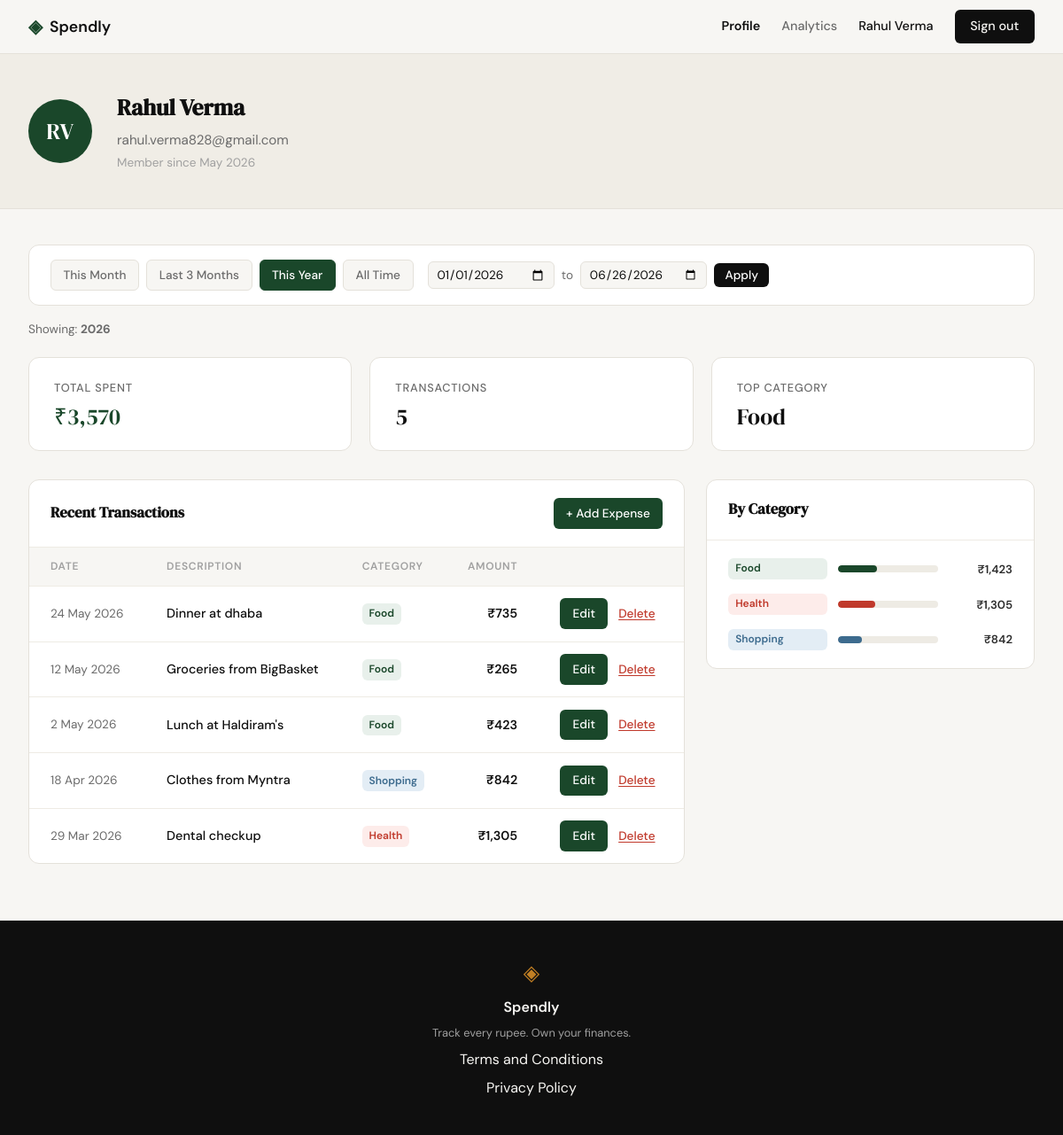
/profile?period=this_year (signed in), run on the app's committed database.
### tables this page shows
CREATE TABLE users (
            id            INTEGER PRIMARY KEY AUTOINCREMENT,
            name          TEXT    NOT NULL,
            email         TEXT    NOT NULL UNIQUE,
            password_hash TEXT    NOT NULL,
            created_at    TEXT    DEFAULT (datetime('now'))
        );

CREATE TABLE expenses (
            id          INTEGER PRIMARY KEY AUTOINCREMENT,
            user_id     INTEGER NOT NULL REFERENCES users(id),
            amount      REAL    NOT NULL,
            category    TEXT    NOT NULL,
            date        TEXT    NOT NULL,
            description TEXT,
            created_at  TEXT    DEFAULT (datetime('now'))
        );

### app.py (the view)
@app.route("/profile")
def profile():
    if not session.get("user_id"):
        return redirect(url_for("login"))
    user_data = get_user_by_id(session["user_id"])
    if not user_data:
        session.clear()
        return redirect(url_for("login"))
    name = user_data["name"]
    initials = "".join(w[0] for w in name.split()[:2]).upper()
    user = {
        "name": name,
        "initials": initials,
        "email": user_data["email"],
        "member_since": user_data["member_since"],
    }
    today = date.today()
    date_from_raw = request.args.get("from", "").strip()
    date_to_raw   = request.args.get("to", "").strip()
    period        = request.args.get("period", "all")
    date_from = date_to = None
    active_period = "all"
    period_label = "All time"
    if date_from_raw and date_to_raw:
        try:
            d_from = date.fromisoformat(date_from_raw)
            d_to   = date.fromisoformat(date_to_raw)
            if d_from > d_to:
                d_from, d_to = d_to, d_from
            date_from, date_to = d_from.isoformat(), d_to.isoformat()
            active_period = "custom"
            period_label = (
                f"{d_from.strftime('%-d %b %Y')} – {d_to.strftime('%-d %b %Y')}"
            )
        except ValueError:
            pass
    elif period == "this_month":
        date_from = today.replace(day=1).isoformat()
        date_to   = today.isoformat()
        active_period = "this_month"
        period_label  = today.strftime("%B %Y")
    elif period == "last_3_months":
        date_from = (today - timedelta(days=90)).isoformat()
        date_to   = today.isoformat()
        active_period = "last_3_months"
        period_label  = "Last 3 months"
    elif period == "this_year":
        date_from = today.replace(month=1, day=1).isoformat()
        date_to   = today.isoformat()
        active_period = "this_year"
        period_label  = str(today.year)
    stats        = get_summary_stats(session["user_id"], date_from, date_to)
    transactions = get_recent_transactions(session["user_id"], date_from=date_from, date_to=date_to)
    categories   = get_category_breakdown(session["user_id"], date_from, date_to)
    return render_template(
        "profile.html",
        user=user,
        stats=stats,
        transactions=transactions,
        categories=categories,
        active_period=active_period,
        date_from=date_from,
        date_to=date_to,
        period_label=period_label,
    )

### database/db.py (called while the page is built)
def get_db():
    conn = sqlite3.connect(DB_PATH)
    conn.row_factory = sqlite3.Row
    conn.execute("PRAGMA foreign_keys = ON")
    return conn

### database/queries.py (called while the page is built)
def _date_clause(date_from, date_to):
    if date_from and date_to:
        return " AND date BETWEEN ? AND ?", (date_from, date_to)
    return "", ()

def get_user_by_id(user_id):
    conn = get_db()
    row = conn.execute(
        "SELECT name, email, created_at FROM users WHERE id = ?", (user_id,)
    ).fetchone()
    conn.close()
    if not row:
        return None
    member_since = datetime.strptime(row["created_at"][:10], "%Y-%m-%d").strftime("%B %Y")
    return {"name": row["name"], "email": row["email"], "member_since": member_since}

def get_summary_stats(user_id, date_from=None, date_to=None):
    conn = get_db()
    date_clause, date_params = _date_clause(date_from, date_to)
    row = conn.execute(
        "SELECT COALESCE(SUM(amount), 0) as total, COUNT(*) as count "
        "FROM expenses WHERE user_id = ?" + date_clause,
        (user_id,) + date_params
    ).fetchone()
    top = conn.execute(
        "SELECT category, SUM(amount) as cat_total FROM expenses "
        "WHERE user_id = ?" + date_clause + " GROUP BY category ORDER BY cat_total DESC LIMIT 1",
        (user_id,) + date_params
    ).fetchone()
    conn.close()
    return {
        "total_spent": f"₹{row['total']:,.0f}",
        "transaction_count": row["count"],
        "top_category": top["category"] if top else "—",
    }

def get_recent_transactions(user_id, limit=10, date_from=None, date_to=None):
    conn = get_db()
    date_clause, date_params = _date_clause(date_from, date_to)
    rows = conn.execute(
        "SELECT id, date, description, category, amount FROM expenses "
        "WHERE user_id = ?" + date_clause + " ORDER BY date DESC LIMIT ?",
        (user_id,) + date_params + (limit,)
    ).fetchall()
    conn.close()
    return [
        {
            "id": r["id"],
            "date": datetime.strptime(r["date"], "%Y-%m-%d").strftime("%-d %b %Y"),
            "description": r["description"] or "",
            "category": r["category"],
            "amount": f"₹{r['amount']:,.0f}",
        }
        for r in rows
    ]

### templates/profile.html (shortened to what this page needs)
{% extends "base.html" %}
{% block content %}
<div class="profile-page">
  <div class="profile-hero">
    <div class="profile-hero-inner">
      <div class="avatar">{{ user.initials }}</div>
      <div class="user-details">
        <h1>{{ user.name }}</h1>
        <p class="user-email">{{ user.email }}</p>
        <p class="user-since">Member since {{ user.member_since }}</p>
      </div>
    </div>
  </div>
  <div class="profile-inner">
    <div class="filter-bar">
      <div class="filter-presets">
        <a href="{{ url_for('profile') }}?period=this_month"
           class="filter-btn{% if active_period == 'this_month' %} active{% endif %}">This Month</a>
        <a href="{{ url_for('profile') }}?period=last_3_months"
           class="filter-btn{% if active_period == 'last_3_months' %} active{% endif %}">Last 3 Months</a>
        <a href="{{ url_for('profile') }}?period=this_year"
           class="filter-btn{% if active_period == 'this_year' %} active{% endif %}">This Year</a>
        <a href="{{ url_for('profile') }}?period=all"
           class="filter-btn{% if active_period == 'all' %} active{% endif %}">All Time</a>
      </div>
      <form class="filter-custom" method="get" action="{{ url_for('profile') }}">
        <input type="date" name="from" value="{{ date_from or '' }}">
        <span class="filter-separator">to</span>
        <input type="date" name="to" value="{{ date_to or '' }}">
        <button type="submit">Apply</button>
      </form>
    </div>
    <p class="period-label">Showing: <strong>{{ period_label }}</strong></p>
    <div class="stats-grid">
      <div class="stat-card">
        <p class="stat-label">Total Spent</p>
        <p class="stat-value accent">{{ stats.total_spent }}</p>
      </div>
      <div class="stat-card">
        <p class="stat-label">Transactions</p>
        <p class="stat-value">{{ stats.transaction_count }}</p>
      </div>
      <div class="stat-card">
        <p class="stat-label">Top Category</p>
        <p class="stat-value">{{ stats.top_category }}</p>
      </div>
    </div>
    <div class="profile-lower">
      <div class="section-card">
        <div class="section-card-header">
          <h2>Recent Transactions</h2>
          <a href="{{ url_for('add_expense') }}" class="btn-primary-sm">+ Add Expense</a>
        </div>
        <table class="tx-table">
          <thead>
            <tr>
              <th>Date</th>
              <th>Description</th>
              <th>Category</th>
              <th class="right">Amount</th>
              <th></th>
            </tr>
          </thead>
          <tbody>
            {% for t in transactions %}
            <tr>
              <td class="tx-date">{{ t.date }}</td>
              <td class="tx-desc">{{ t.description }}</td>
              <td><span class="badge badge-{{ t.category | lower }}">{{ t.category }}</span></td>
              <td class="tx-amount right">{{ t.amount }}</td>
              <td class="tx-actions">
                <a href="{{ url_for('edit_expense', id=t.id) }}" class="btn-primary-sm">Edit</a>
                <form method="POST" action="{{ url_for('delete_expense_route', id=t.id) }}"
                      class="inline-form delete-form">
                  <button type="submit" class="btn-danger-sm">Delete</button>
                </form>
              </td>
            </tr>
            {% endfor %}
          </tbody>
        </table>
      </div>
      <div class="section-card">
        <div class="section-card-header">
          <h2>By Category</h2>
        </div>
        <div class="categories-body">
          {% for cat in categories %}
          <div class="category-row">
            <span class="badge badge-{{ cat.name | lower }}">{{ cat.name }}</span>
            <div class="progress-track">
              <div class="progress-bar bar-{{ cat.name | lower }}" style="--bar-pct: {{ cat.pct }}%"></div>
            </div>
            <span class="cat-amount">{{ cat.amount }}</span>
          </div>
          {% endfor %}
        </div>
      </div>
    </div>
  </div>
</div>
{% endblock %}

### templates/base.html (shortened to what this page needs)
<!DOCTYPE html>
<html lang="en">
<head>
    <link rel="stylesheet" href="{{ url_for('static', filename='css/style.css') }}">
</head>
<body>
    <nav class="navbar">
        <div class="nav-inner">
            <a href="{{ url_for('landing') }}" class="nav-brand">
                <span class="brand-icon">◈</span>
                <span class="brand-name">Spendly</span>
            </a>
            <div class="nav-links">
                {% if session.get("user_id") %}
                    <a href="{{ url_for('profile') }}"
                       class="{% if request.endpoint == 'profile' %}nav-active{% endif %}">Profile</a>
                    <a href="{{ url_for('analytics') }}"
                       class="{% if request.endpoint == 'analytics' %}nav-active{% endif %}">Analytics</a>
                    <span class="nav-user">{{ session["user_name"] }}</span>
                    <a href="{{ url_for('logout') }}" class="nav-cta">Sign out</a>
                {% else %}
                    <a href="{{ url_for('login') }}">Sign in</a>
                    <a href="{{ url_for('register') }}" class="nav-cta">Get started</a>
                {% endif %}
            </div>
        </div>
    </nav>
    <main class="main-content">
        {% block content %}{% endblock %}
    </main>
    <footer class="footer">
        <div class="footer-inner">
            <span class="brand-icon">◈</span>
            <span class="footer-name">Spendly</span>
            <p class="footer-copy">Track every rupee. Own your finances.</p>
            <a href="/terms">Terms and Conditions</a>
            <a href="/privacy">Privacy Policy</a>
        </div>
    </footer>
</body>
</html>

### static/css/style.css (style rules this page uses)
:root { --ink: #0f0f0f; --ink-soft: #2d2d2d; --ink-muted: #6b6b6b; --ink-faint: #a0a0a0; --paper: #f7f6f3; --paper-warm: #f0ede6; --paper-card: #ffffff; --accent: #1a472a; --accent-light: #e8f0eb; --accent-2: #c17f24; --accent-2-light: #fdf3e3; --danger: #c0392b; --danger-light: #fdecea; --border: #e4e1da; --border-soft: #eeebe4; --color-shopping: #3d6b8e; --color-shopping-light: #e3edf5; --color-transport: #6b5b95; --color-transport-light: #ede8f5; --font-display: 'DM Serif Display', Georgia, serif; --font-body: 'DM Sans', system-ui, sans-serif; --max-width: 1200px; --auth-width: 440px; --radius-sm: 6px; --radius-md: 12px; --radius-lg: 20px; }
*, *::before, *::after { box-sizing: border-box; margin: 0; padding: 0; }
html { font-size: 16px; scroll-behavior: smooth; }
body { background: var(--paper); color: var(--ink); font-family: var(--font-body); font-size: 1rem; line-height: 1.6; -webkit-font-smoothing: antialiased; }
a { color: inherit; text-decoration: none; }
.navbar { position: sticky; top: 0; z-index: 100; background: var(--paper); border-bottom: 1px solid var(--border); padding: 0 2rem; }
.nav-inner { max-width: var(--max-width); margin: 0 auto; height: 60px; display: flex; align-items: center; justify-content: space-between; }
.nav-brand { display: flex; align-items: center; gap: 0.5rem; font-family: var(--font-body); font-weight: 600; font-size: 1.1rem; color: var(--ink); }
.brand-icon { color: var(--accent); font-size: 1.3rem; }
.brand-name { color: var(--ink); }
.nav-links { display: flex; align-items: center; gap: 1.5rem; font-size: 0.9rem; font-weight: 500; }
.nav-links a { color: var(--ink-muted); transition: color 0.2s; }
.nav-links a.nav-active { color: var(--ink); font-weight: 600; }
.nav-cta { background: var(--ink) !important; color: var(--paper) !important; padding: 0.45rem 1.1rem; border-radius: var(--radius-sm); transition: background 0.2s !important; }
.main-content { min-height: calc(100vh - 60px - 100px); }
.btn-primary-sm { display: inline-flex; align-items: center; gap: 0.25rem; padding: 0.4rem 0.9rem; background: var(--accent); color: var(--paper-card); border-radius: var(--radius-sm); font-size: 0.85rem; font-weight: 500; text-decoration: none; transition: opacity 0.15s; }
.btn-danger-sm { display: inline-flex; align-items: center; background: none; border: none; padding: 0.4rem 0.5rem; cursor: pointer; color: var(--danger); font-size: 0.85rem; font-weight: 500; font-family: inherit; text-decoration: underline; text-underline-offset: 2px; transition: opacity 0.15s; }
.inline-form { display: inline; }
.footer { background: var(--ink); color: var(--paper); padding: 2.5rem 2rem; text-align: center; }
.footer-inner { display: flex; flex-direction: column; align-items: center; gap: 0.4rem; }
.footer .brand-icon { color: var(--accent-2); font-size: 1.5rem; }
.footer-name { font-weight: 600; font-size: 1rem; }
.footer-copy { font-size: 0.8rem; color: var(--ink-faint); }

### data on the page
users: user_name "Rahul Verma", name "Rahul Verma", email "rahul.verma828@gmail.com"
expenses: date "24 May 2026", description "Dinner at dhaba", category "Food", amount "₹735"
expenses: date "12 May 2026", description "Groceries from BigBasket", category "Food", amount "₹265"
expenses: date "2 May 2026", description "Lunch at Haldiram's", category "Food", amount "₹423"
expenses: date "18 Apr 2026", description "Clothes from Myntra", category "Shopping", amount "₹842"
expenses: date "29 Mar 2026", description "Dental checkup", category "Health", amount "₹1,305"

### other printed values
{{ user.initials }} "RV"
{{ user.member_since }} "May 2026"
{{ period_label }} "2026"
{{ stats.total_spent }} "₹3,570"
{{ stats.transaction_count }} "5"
{{ stats.top_category }} "Food"
{{ cat.name }} "Food" "Health" "Shopping"
{{ cat.amount }} "₹1,423" "₹1,305" "₹842"
